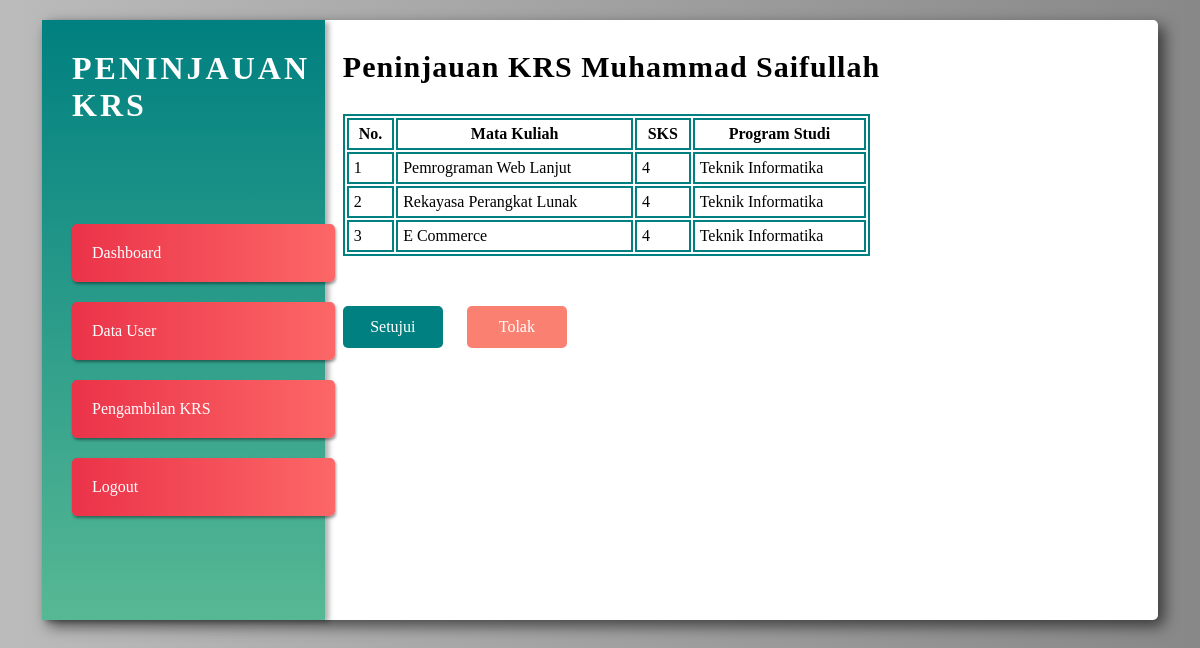
The page /admin/tinjau.php?nim=20117031 (signed in) on the database its author committed.
### tables this page shows
CREATE TABLE `user` (
  `nim` int(11) NOT NULL,
  `nama` varchar(50) NOT NULL,
  `password` text NOT NULL,
  `status` int(11) DEFAULT NULL
);

CREATE TABLE `pengambilan` (
  `id_pengambilan` int(11) NOT NULL,
  `nim` int(11) NOT NULL,
  `id_makul` int(11) NOT NULL,
  `status` varchar(20) NOT NULL
);

CREATE TABLE `mata_kuliah` (
  `id_makul` int(11) NOT NULL,
  `nama_makul` text NOT NULL,
  `sks` int(11) NOT NULL,
  `semester` int(11) NOT NULL,
  `prodi` text NOT NULL
);

### admin/tinjau.php (the view, shortened to what this page needs)
<?php include '../config.php'; ?>
<?php
	$nim      = $_GET['nim'];
	$get_name = mysqli_query($conn, "SELECT * FROM user WHERE nim = '$nim' ");
	$nama     = mysqli_fetch_assoc($get_name)['nama'];
?>
<!DOCTYPE html>
<html lang="en">
<head>
	<link rel="stylesheet" href="../assets/css/dashboard.css">
</head>
<body>
	<div class="wrapper">
		<div class="menu">
			<h1 class="heading">Peninjauan KRS</h1>
			<ul>
				<li>
					<a href="dashboard.php">Dashboard</a>
				</li>
				<li>
					<a href="user.php">Data User</a>
				</li>
				<li>
					<a href="krs.php">Pengambilan KRS</a>
				</li>
				<li>
					<a href="logout.php">Logout</a>
				</li>
			</ul>
		</div>
		<div class="content">
			<div class="admin">
				<h2>Peninjauan KRS <?= $nama ?></h2>
				<table>
					<tr>
						<th>No.</th>
						<th>Mata Kuliah</th>
						<th>SKS</th>
						<th>Program Studi</th>
					</tr>
<?php
	$query = "SELECT * FROM pengambilan JOIN mata_kuliah ON pengambilan.id_makul = mata_kuliah.id_makul WHERE pengambilan.nim = '$nim' ";
	$res   = mysqli_query($conn, $query);
	$no    = 1;
	while($row = mysqli_fetch_assoc($res)):
?>
					<tr>
						<td><?= $no ?></td>
						<td><?= $row['nama_makul'] ?></td>
						<td><?= $row['sks'] ?></td>
						<td><?= $row['prodi'] ?></td>
					</tr>
<?php $no++; endwhile ?>
				</table>
				<div class="btn-actions">
					<a href="aksi.php?aksi=acc&nim=<?= $_GET['nim'] ?>">
						<button class="btn-acc">
							Setujui
						</button>
					</a>
					<a href="aksi.php?aksi=reject&nim=<?= $_GET['nim'] ?>">
						<button class="btn-reject">
							Tolak
						</button>
					</a>
				</div>
			</div>
		</div>
	</div>
</body>
</html>

### assets/css/dashboard.css (style rules this page uses)
* { margin: 0; padding: 0; font-family: "gotham"; }
a { text-decoration: none; }
body { background: linear-gradient(to right, #bbb, #888); }
.wrapper { top: 20px; background-color: #FFF; width: 93%; min-height: 600px; margin: auto; border-radius: 5px; position: relative; box-shadow: 6px 6px 15px rgba(0, 0, 0, .6); }
.wrapper .heading { letter-spacing: 3px; text-transform: uppercase; }
.menu { position: absolute; padding: 30px; width: 20%; bottom: 0; top: 0; box-shadow: 4px 2px 5px rgba(0, 0, 0, .3); color: #FFF; background: linear-gradient(to bottom, teal, #57b894); z-index: 2; }
.menu ul { margin-top: 100px; list-style-type: none; }
.menu ul li { padding: 20px; background: linear-gradient(to right, #EB3349, #fc6767); box-shadow: 1px 2px 3px rgba(0, 0, 0, .4); width: 100%; border-radius: 5px; margin-bottom: 20px; }
.menu ul li a { color: #FFF; }
.content { position: absolute; z-index: 1; bottom: 0; top: 0; padding: 20px; width: 75%; right: 0; }
.admin { padding: 10px; width: 90%; max-height: 450px; overflow: auto; margin: auto; }
.admin h2 { font-size: 30px; letter-spacing: 1px; margin-bottom: 30px; }
.admin table { width: 70%; border: 2px solid teal; }
.admin table tr th, .admin table tr td { border: 2px solid teal; padding: 5px; }
.admin .btn-actions button { margin-top: 50px; border: none; padding: 12px; font-size: 16px; width: 100px; margin-right: 20px; border-radius: 5px; }
.admin .btn-actions .btn-acc { background-color: teal; color: white }
.admin .btn-actions .btn-reject { background-color: salmon; color: white }

### rows shown on the page
user: nama "Muhammad Saifullah"
pengambilan: id_makul.nama_makul "Pemrograman Web Lanjut", id_makul.sks "4", id_makul.prodi "Teknik Informatika"
pengambilan: id_makul.nama_makul "Rekayasa Perangkat Lunak", id_makul.sks "4", id_makul.prodi "Teknik Informatika"
pengambilan: id_makul.nama_makul "E Commerce", id_makul.sks "4", id_makul.prodi "Teknik Informatika"
